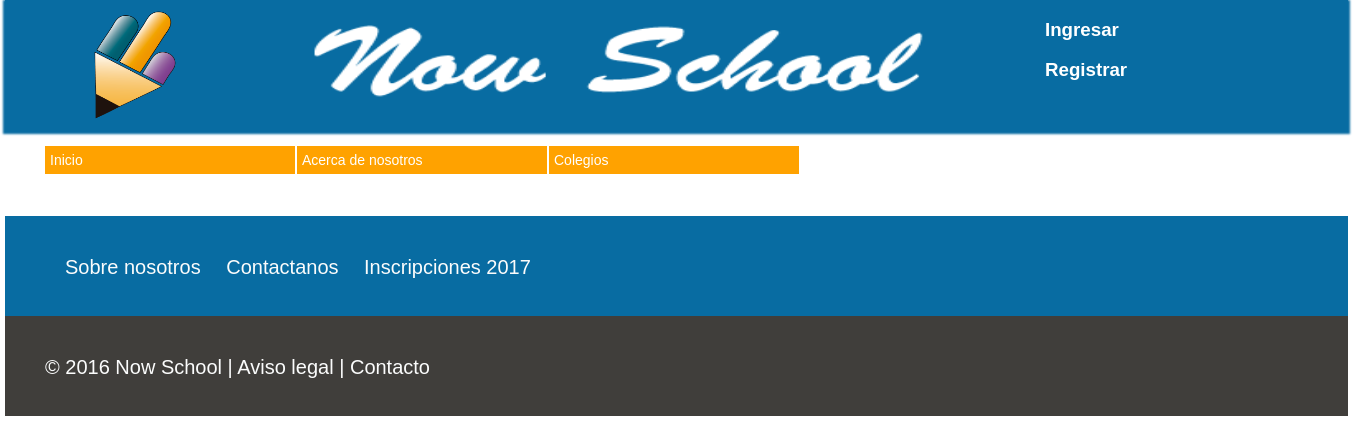
Before: /vercolegiosinlogin.php with the older database file.
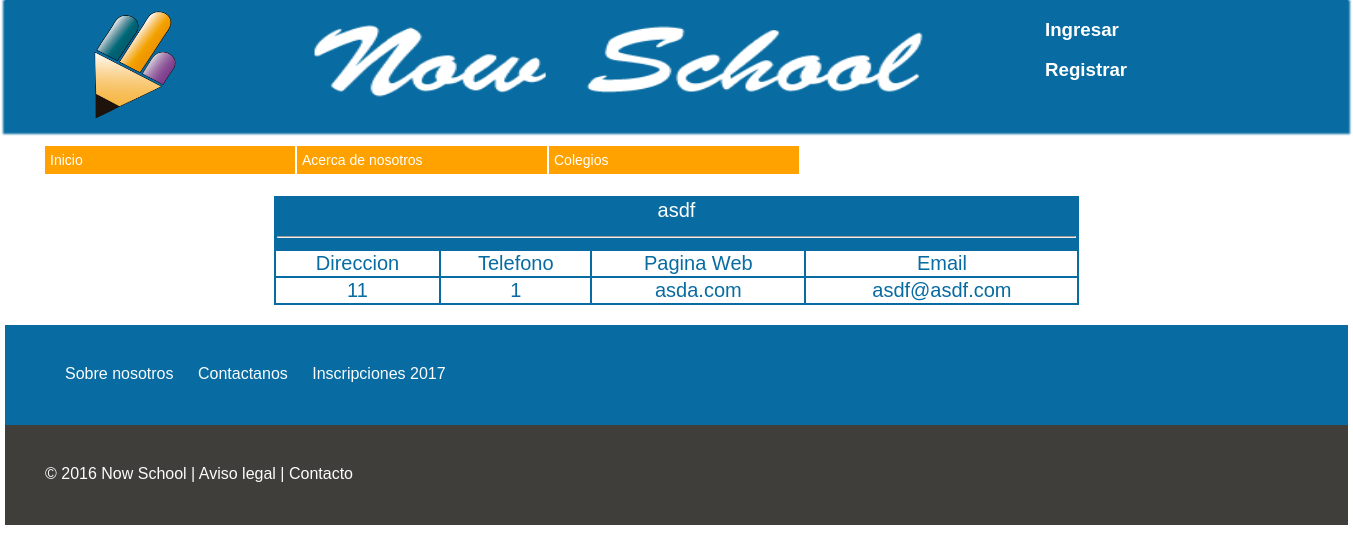
After: the same page with the newer database file.
### tables this page shows
CREATE TABLE `colegios` (
  `id_colegio` int(11) NOT NULL AUTO_INCREMENT,
  `codigonit` int(15) DEFAULT NULL,
  `nombre` varchar(30) DEFAULT NULL,
  `direccion` varchar(50) DEFAULT NULL,
  `telefono` int(15) DEFAULT NULL,
  `pagina_web` varchar(30) DEFAULT NULL,
  `email` varchar(30) DEFAULT NULL,
  `id_localidad` int(11) NOT NULL,
  PRIMARY KEY (`id_colegio`)
);

### database/utilidades_sql.php (called while the page is built, shortened)
<?php
$MySqli = new MySqli (DB_HOST,DB_USER,DB_PASSWORD,DB_DATABASE);
mysqli_set_charset($MySqli, 'utf8');
function get_colegiosinlogin ()
{
	global $MySqli;
	$sql = "SELECT * FROM colegios ORDER BY id_colegio DESC ";
	return $MySqli -> query($sql);
}
 ?>

### vercolegiosinlogin.php (the view)
<?php
include_once ('php/header.inc');
?>
<?php
include_once('database/utilidades_sql.php');
$result = get_colegiosinlogin ();
?>
<div id="contenedor_vista_colegio">
<?php while ($datos_colegio = $result -> fetch_assoc()) {
?>
    <div class="vista_colegio">
    <table class="formatabla" >
	    <tr>
		    <td colspan="4" align ="center"><?php
	    		echo $datos_colegio['nombre'];
	    		?>
	    	</td>
	    </tr>
	    <tr>
	    		<td colspan="4">
	    		<hr>
	    		</td>
	    </tr>
	    <tr class='formatablatr0' align="center">
	    	<td>Direccion</td>
	    	<td>Telefono</td>
	    	<td>Pagina Web</td>
	    	<td>Email</td>
	    </tr>
    <?php
        echo "<tr class='formatablatr0'>
	        <td>".$datos_colegio['direccion']."</td>
	        <td>".$datos_colegio['telefono']."</td>
	        <td>".$datos_colegio['pagina_web']."</td>
			<td>".$datos_colegio['email']."</td>
		    </tr>";
?>
</table>
 </div>
</div>
<?php } ?>
<?php
include_once ('php/footer.inc');
?>

Changed rows visible on the page:
added colegios: nombre "asdf", direccion "11", telefono "1", pagina_web "asda.com", email "asdf@asdf.com"
